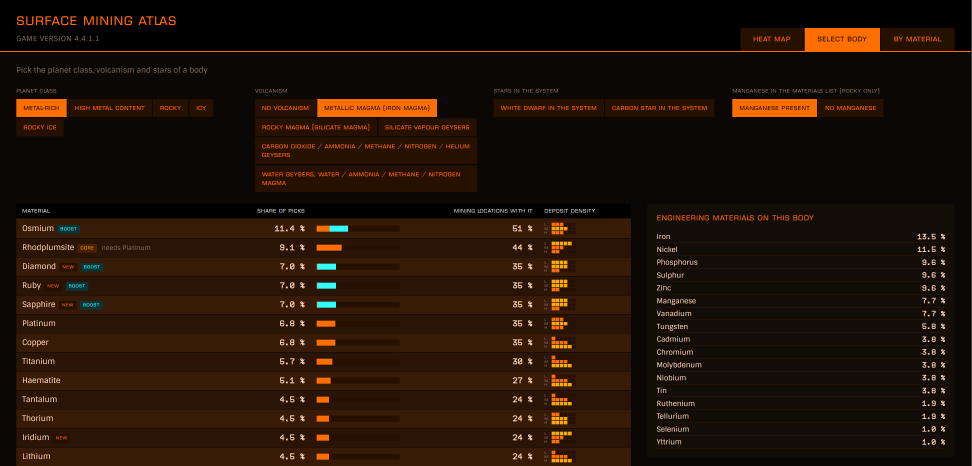
#> input picture temp/surface mining 1.png, 2914 x 1398 px (shown at 1/3 size); its folder holds 2 pictures in this run
$ python compress_png.py
#> lines starting #> are read from the running program, lines starting #| are printed output that depends on the picture
"""
compress_png.py
---------------
Optimise PNG artwork for runtime use while preserving transparency.

Strategy (in order):
  1. (Optional) Remove the background only when --remove-bg is explicitly set
  2. (Optional) Trim unused transparent canvas while retaining safe padding
  3. Resize oversized artwork to the maximum dimension (default: 512px)
  4. Pillow lossless optimisation (level 9)
  5. Optionally quantize when --quantize is explicitly set
  6. Scale down further only when still above the requested file-size limit

Usage:
    python compress_png.py                        # all PNGs in current folder
    python compress_png.py image.png              # single file
    python compress_png.py folder/                # all PNGs in a folder
    python compress_png.py *.png -o out/          # custom output folder
    python compress_png.py image.png --remove-bg  # remove background first
    python compress_png.py Images/ships --overwrite --backup-dir art_sources/ships

Options:
    --output     / -o   Output directory (default: creates a "compressed/" subfolder)
    --limit              Size limit in KB (default: 900)
    --overwrite          Replace runtime copies after optimisation
    --backup-dir         Preserve originals here before overwriting
    --max-size           Maximum pixel dimension (default: 512)
    --remove-bg          Explicitly remove the background
    --trim-alpha         Trim unused transparent canvas around the artwork
    --trim-padding       Transparent padding retained by --trim-alpha (default: 10px)
    --quantize           Permit 256-colour reduction if lossless output is too large

Requirements:
    pip install pillow
    pip install rembg onnxruntime   (only needed for background removal)
"""

import sys
import argparse
import io
import shutil
from pathlib import Path

try:
    from PIL import Image
except ImportError:
    print("ERROR: Pillow is not installed. Run: pip install pillow")
    sys.exit(1)


# ── Background removal ────────────────────────────────────────────────────────

# [30 lines left out: functions remove_background, quantize_with_alpha, not called in this run]


# ── PNG encode ────────────────────────────────────────────────────────────────

def png_bytes(img: Image.Image, compress_level: int = 9) -> bytes:
    buf = io.BytesIO()
    img.save(buf, format="PNG", optimize=True, compress_level=compress_level)
    return buf.getvalue()


# ── Core pipeline ─────────────────────────────────────────────────────────────

def _fit_within(img: Image.Image, max_dim: int) -> tuple[Image.Image, bool]:
    """Return a high-quality copy no larger than max_dim on either axis."""
    width, height = img.size
    if max_dim <= 0 or max(width, height) <= max_dim:
        return img, False
    ratio = max_dim / max(width, height)
    size = (max(1, round(width * ratio)), max(1, round(height * ratio)))
    return img.resize(size, Image.Resampling.LANCZOS), True


# [15 lines left out: function _trim_alpha, not called in this run]


def compress_to_limit(src: Path, dst: Path, limit_bytes: int, max_dim: int,
                      do_remove_bg: bool, allow_quantize: bool = False,
                      trim_alpha: bool = False, trim_padding: int = 10) -> dict:
#> called with limit_bytes = 921600, max_dim = 512, do_remove_bg = False, allow_quantize = False, trim_alpha = False, trim_padding = 10
    with Image.open(src) as img:
#> img is the input picture: PIL image 2914x1398 RGBA; mean R, G, B, A 33.2, 18.1, 6.6, 255
        img.load()
        original_size = src.stat().st_size
        bg_removed = False

        # ── Background removal ────────────────────────────────────────────────
        if do_remove_bg:
            print(f"    removing background (AI)...")
            img = remove_background(img)
            bg_removed = True
        img = img.convert("RGBA")

        trimmed = False
        if trim_alpha:
            img, trimmed = _trim_alpha(img, trim_padding)

        # Resize before checking the encoded byte count. Runtime art should not
        # retain a 1500px transparent canvas simply because its PNG is already
        # below an arbitrary upload limit.
        img, resized = _fit_within(img, max_dim)
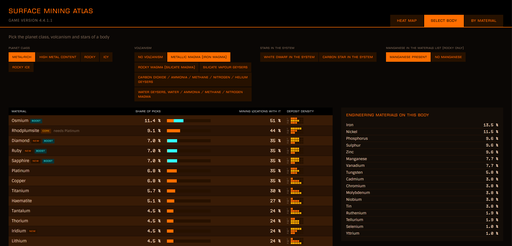
#> img: PIL image 512x246 RGBA; mean R, G, B, A 33.3, 18.1, 6.6, 255
#> resized = True
        trim_note = "trimmed canvas + " if trimmed else ""
        resize_note = f"resized to {img.width}x{img.height} + " if resized else ""
#> resize_note = 'resized to 512x246 + '

        # ── Step 1: lossless ──────────────────────────────────────────────────
        data = png_bytes(img, compress_level=9)
        method = (("bg removed + " if bg_removed else "")
                  + trim_note + resize_note + "lossless")
#> method = 'resized to 512x246 + lossless'

        if len(data) <= limit_bytes:
            _write(dst, data)
            return _result(src.name, original_size, data, method, img.size)

        # ── Step 2: optional quantize ─────────────────────────────────────────
        if allow_quantize:
            quantized = quantize_with_alpha(img, colors=256)
            data = png_bytes(quantized)
            method = (("bg removed + " if bg_removed else "")
                      + trim_note + resize_note + "quantized (256 colours)")

            if len(data) <= limit_bytes:
                _write(dst, data)
                return _result(src.name, original_size, data, method, img.size)

        # ── Step 3: scale down ────────────────────────────────────────────────
        scale_step = 0.85
        min_dim = 64
        work = img.copy()

        for attempt in range(20):
            w, h = work.size

            new_w = max(min_dim, int(w * scale_step))
            new_h = max(min_dim, int(h * scale_step))

            if new_w == w and new_h == h:
                break

            work = work.resize((new_w, new_h), Image.Resampling.LANCZOS)
            pfx = (("bg removed + " if bg_removed else "") + trim_note)

            data = png_bytes(work, compress_level=9)
            method = pfx + f"scaled to {new_w}x{new_h}"
            if len(data) <= limit_bytes:
                _write(dst, data)
                return _result(src.name, original_size, data, method, (new_w, new_h))

            if allow_quantize:
                q = quantize_with_alpha(work, colors=256)
                data = png_bytes(q)
                method = pfx + f"scaled to {new_w}x{new_h} + quantized"
                if len(data) <= limit_bytes:
                    _write(dst, data)
                    return _result(src.name, original_size, data, method, (new_w, new_h))

        _write(dst, data)
        return _result(src.name, original_size, data, method + " WARNING still over limit", work.size)


def _write(dst: Path, data: bytes):
    dst.parent.mkdir(parents=True, exist_ok=True)
    dst.write_bytes(data)


def _result(name, orig, data, method, size):
    comp = len(data)
    savings = orig - comp
    pct = (savings / orig * 100) if orig else 0
    return {"file": name, "original": orig, "compressed": comp,
            "savings": savings, "pct": pct, "method": method, "size": size}


# ── Utilities ─────────────────────────────────────────────────────────────────

def human_size(n: int) -> str:
    for unit in ("B", "KB", "MB"):
        if abs(n) < 1024:
            return f"{n:.1f} {unit}"
        n /= 1024
    return f"{n:.1f} GB"


def collect_pngs(paths: list) -> list:
    result = []
    for p in paths:
        path = Path(p)
        if path.is_dir():
            result.extend(sorted(path.glob("*.png")))
        elif path.suffix.lower() == ".png" and path.exists():
            result.append(path)
        else:
            parent = path.parent or Path(".")
            result.extend(sorted(parent.glob(path.name)))
    return list(dict.fromkeys(result))


# ── Entry point ───────────────────────────────────────────────────────────────

def main():
    parser = argparse.ArgumentParser(
        description="Optimise transparent PNG artwork for compact runtime use."
    )
    parser.add_argument("inputs", nargs="*", default=["."])
    parser.add_argument("--output", "-o", default=None)
    parser.add_argument("--limit", type=int, default=900,
                        help="Size limit in KB (default: 900)")
    parser.add_argument("--overwrite", action="store_true")
    parser.add_argument("--backup-dir", default=None,
                        help="Copy originals here before overwriting")
    parser.add_argument("--max-size", type=int, default=512,
                        help="Maximum pixel dimension (default: 512)")
    parser.add_argument("--remove-bg", action="store_true",
                        help="Force background removal on all images")
    parser.add_argument("--trim-alpha", action="store_true",
                        help="Trim unused transparent canvas around artwork")
    parser.add_argument("--trim-padding", type=int, default=10,
                        help="Transparent padding retained by --trim-alpha (default: 10px)")
    parser.add_argument("--no-remove-bg", action="store_true",
                        help=argparse.SUPPRESS)
    parser.add_argument("--quantize", action="store_true",
                        help="Allow 256-colour reduction if lossless output exceeds the limit")
    args = parser.parse_args()

    limit_bytes = args.limit * 1024
    files = collect_pngs(args.inputs)

    if not files:
        print("No PNG files found.")
        sys.exit(0)

    print(f"\n{'-'*62}")
    print(f"  Runtime PNG Optimiser  |  max: {args.max_size}px / {args.limit} KB")
    print(f"{'-'*62}")
    print(f"  Found {len(files)} PNG(s)\n")

    total_orig = total_comp = 0
    warnings = []

    for src in files:
        if args.overwrite:
            dst = src
        elif args.output:
            dst = Path(args.output) / src.name
        else:
            dst = src.parent / "compressed" / src.name

        if args.overwrite and args.backup_dir:
            backup = Path(args.backup_dir) / src.name
            backup.parent.mkdir(parents=True, exist_ok=True)
            if not backup.exists():
                shutil.copy2(src, backup)

        # Background removal and palette reduction are opt-in; neither is
        # appropriate for the authored Void Compass ship catalogue.
        do_remove_bg = bool(args.remove_bg and not args.no_remove_bg)

        print(f"  Processing: {src.name}")
        r = compress_to_limit(
            src, dst, limit_bytes, args.max_size, do_remove_bg, args.quantize,
            args.trim_alpha, args.trim_padding,
        )
#> r = {'file': 'surface mining 1.png', 'original': 233653, 'compressed': 56956, 'savings': 176697, 'pct': 75.62, 'method': 'resized to 512x246 + lossless', 'size': (512, 246)}
        total_orig += r["original"]
#> total_orig = 233653
        total_comp += r["compressed"]
#> total_comp = 56956

        status = "OK" if r["compressed"] <= limit_bytes else "!!"
#> status = 'OK'
        arrow = "v" if r["savings"] > 0 else "-"
#> arrow = 'v'
        print(f"  [{status}] {human_size(r['original'])} -> {human_size(r['compressed'])}"
              f"  ({arrow}{abs(r['pct']):.1f}%)")
#|   [OK] 228.2 KB -> 55.6 KB  (v75.6%)
        print(f"       method: {r['method']}")
#|        method: resized to 512x246 + lossless
        if dst != src:
            print(f"       saved -> {dst}")
        if "WARNING" in r["method"]:
            warnings.append(r["file"])
        print()
#> pass 2 of the loop in main, `for src in files:`:
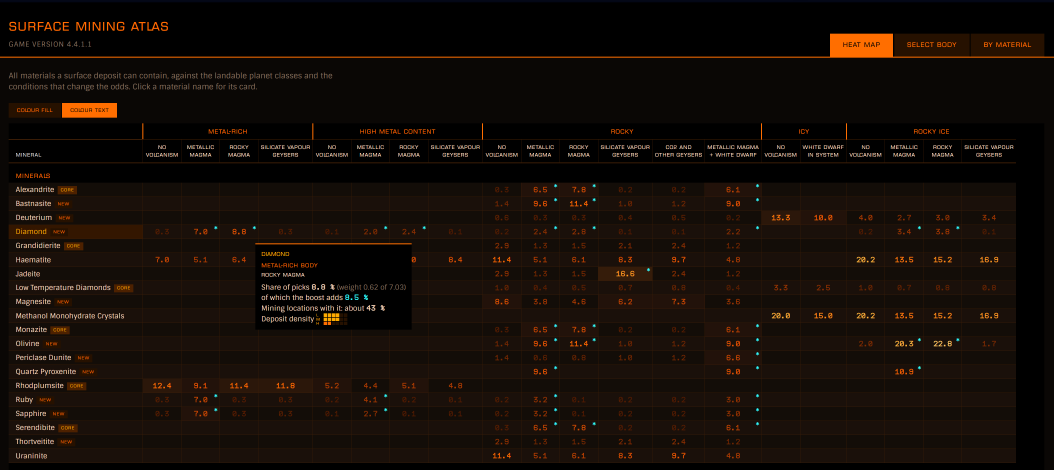
#> input picture temp/surface mining 2.png, 3161 x 1409 px (shown at 1/3 size)
#> in compress_to_limit, img is the input picture: PIL image 3161x1409 RGBA; mean R, G, B, A 21.3, 13, 7.3, 255
#> in compress_to_limit (call 2), `img, resized = _fit_within(img, max_dim)`:
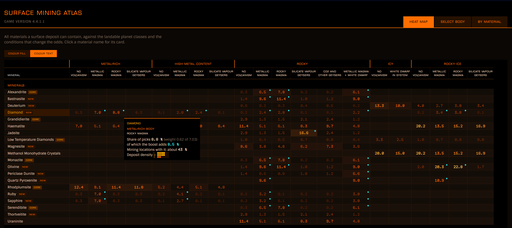
#> img: PIL image 512x228 RGBA; mean R, G, B, A 21.5, 13.2, 7.3, 255
#> resize_note = 'resized to 512x228 + '
#> method = 'resized to 512x228 + lossless'
#> r = {'file': 'surface mining 2.png', 'original': 314957, 'compressed': 65126, 'savings': 249831, 'pct': 79.32, 'method': 'resized to 512x228 + lossless', 'size': (512, 228)}
#> total_orig = 548610
#> total_comp = 122082
#|   [OK] 307.6 KB -> 63.6 KB  (v79.3%)
#|        method: resized to 512x228 + lossless

    total_savings = total_orig - total_comp
#> total_savings = 426528
    total_pct = (total_savings / total_orig * 100) if total_orig else 0
#> total_pct = 77.75

    print(f"{'-'*62}")
    print(f"  Total: {human_size(total_orig)} -> {human_size(total_comp)}"
          f"  (saved {human_size(total_savings)}, {total_pct:.1f}%)")
#> the loop in human_size, `for unit in ("B", "KB", "MB"):` made 2 passes
#> n on pass 1: 535.8
#> after the loop in human_size, `for unit in ("B", "KB", "MB"):`: n = 535.8
#> the loop in human_size, `for unit in ("B", "KB", "MB"):` made 2 passes
#> (unit, n) on pass 1: ('B', 119.2)
#> unit on pass 2: 'KB'
#> after the loop in human_size, `for unit in ("B", "KB", "MB"):`: n = 119.2
#> the loop in human_size, `for unit in ("B", "KB", "MB"):` made 2 passes
#> (unit, n) on pass 1: ('B', 416.5)
#> after the loop in human_size, `for unit in ("B", "KB", "MB"):`: n = 416.5
#|   Total: 535.8 KB -> 119.2 KB  (saved 416.5 KB, 77.7%)
    if warnings:
        print(f"\n  !! Could not get under limit: {', '.join(warnings)}")
        print(f"     Try --max-size 512 for more aggressive scaling")
    print(f"{'-'*62}\n")


if __name__ == "__main__":
    main()
